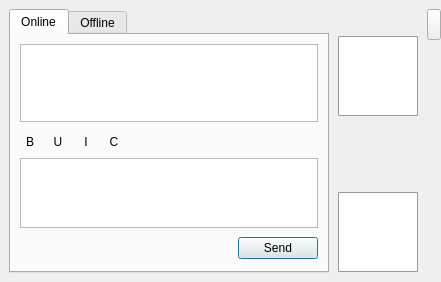
<?xml version="1.0" encoding="UTF-8"?>
<ui version="4.0">
 <class>form_chatwidget</class>
 <widget class="QMainWindow" name="form_chatwidget">
  <property name="geometry">
   <rect>
    <x>0</x>
    <y>0</y>
    <width>441</width>
    <height>282</height>
   </rect>
  </property>
  <property name="minimumSize">
   <size>
    <width>441</width>
    <height>0</height>
   </size>
  </property>
  <property name="windowTitle">
   <string>User Chat</string>
  </property>
  <property name="styleSheet">
   <string notr="true">QToolButton { padding: 4px; }</string>
  </property>
  <widget class="QWidget" name="centralwidget">
   <layout class="QGridLayout" name="gridLayout">
    <property name="rightMargin">
     <number>0</number>
    </property>
    <property name="spacing">
     <number>0</number>
    </property>
    <item row="0" column="0" rowspan="2">
     <widget class="QTabWidget" name="tabWidget">
      <property name="enabled">
       <bool>true</bool>
      </property>
      <property name="minimumSize">
       <size>
        <width>320</width>
        <height>0</height>
       </size>
      </property>
      <property name="sizeIncrement">
       <size>
        <width>0</width>
        <height>1</height>
       </size>
      </property>
      <property name="styleSheet">
       <string notr="true"/>
      </property>
      <property name="currentIndex">
       <number>0</number>
      </property>
      <widget class="QWidget" name="tab_5">
       <property name="enabled">
        <bool>true</bool>
       </property>
       <attribute name="title">
        <string>Online</string>
       </attribute>
       <layout class="QVBoxLayout" name="verticalLayout">
        <item>
         <widget class="QTextBrowser" name="chat">
          <property name="font">
           <font>
            <family>Sans Serif</family>
            <pointsize>9</pointsize>
           </font>
          </property>
          <property name="cursor" stdset="0">
           <cursorShape>IBeamCursor</cursorShape>
          </property>
          <property name="focusPolicy">
           <enum>Qt::NoFocus</enum>
          </property>
          <property name="locale">
           <locale language="English" country="UnitedStates"/>
          </property>
          <property name="lineWidth">
           <number>2</number>
          </property>
          <property name="html">
           <string>&lt;!DOCTYPE HTML PUBLIC &quot;-//W3C//DTD HTML 4.0//EN&quot; &quot;http://www.w3.org/TR/REC-html40/strict.dtd&quot;&gt;
&lt;html&gt;&lt;head&gt;&lt;meta name=&quot;qrichtext&quot; content=&quot;1&quot; /&gt;&lt;style type=&quot;text/css&quot;&gt;
p, li { white-space: pre-wrap; }
&lt;/style&gt;&lt;/head&gt;&lt;body style=&quot; font-family:'Sans Serif'; font-size:9pt; font-weight:400; font-style:normal;&quot;&gt;
&lt;p style=&quot;-qt-paragraph-type:empty; margin-top:0px; margin-bottom:0px; margin-left:0px; margin-right:0px; -qt-block-indent:0; text-indent:0px;&quot;&gt;&lt;br /&gt;&lt;/p&gt;&lt;/body&gt;&lt;/html&gt;</string>
          </property>
          <property name="textInteractionFlags">
           <set>Qt::LinksAccessibleByKeyboard|Qt::LinksAccessibleByMouse|Qt::TextBrowserInteraction|Qt::TextSelectableByKeyboard|Qt::TextSelectableByMouse</set>
          </property>
          <property name="openExternalLinks">
           <bool>true</bool>
          </property>
         </widget>
        </item>
        <item>
         <widget class="QFrame" name="chattoolsframe">
          <property name="minimumSize">
           <size>
            <width>200</width>
            <height>24</height>
           </size>
          </property>
          <property name="maximumSize">
           <size>
            <width>16777215</width>
            <height>24</height>
           </size>
          </property>
          <layout class="QGridLayout" name="gridLayout_2">
           <property name="leftMargin">
            <number>0</number>
           </property>
           <property name="topMargin">
            <number>4</number>
           </property>
           <property name="rightMargin">
            <number>0</number>
           </property>
           <property name="bottomMargin">
            <number>0</number>
           </property>
           <property name="horizontalSpacing">
            <number>8</number>
           </property>
           <item row="0" column="5" alignment="Qt::AlignVCenter">
            <widget class="QToolButton" name="txtColor">
             <property name="enabled">
              <bool>true</bool>
             </property>
             <property name="minimumSize">
              <size>
               <width>20</width>
               <height>20</height>
              </size>
             </property>
             <property name="maximumSize">
              <size>
               <width>20</width>
               <height>20</height>
              </size>
             </property>
             <property name="baseSize">
              <size>
               <width>24</width>
               <height>24</height>
              </size>
             </property>
             <property name="toolTip">
              <string>Select font color</string>
             </property>
             <property name="text">
              <string>C</string>
             </property>
             <property name="icon">
              <iconset resource="resourcen.qrc">
               <normaloff>:/icons/palette.svg</normaloff>:/icons/palette.svg</iconset>
             </property>
             <property name="iconSize">
              <size>
               <width>24</width>
               <height>24</height>
              </size>
             </property>
             <property name="autoRaise">
              <bool>true</bool>
             </property>
            </widget>
           </item>
           <item row="0" column="2">
            <widget class="QToolButton" name="txtBold">
             <property name="enabled">
              <bool>true</bool>
             </property>
             <property name="minimumSize">
              <size>
               <width>20</width>
               <height>20</height>
              </size>
             </property>
             <property name="maximumSize">
              <size>
               <width>20</width>
               <height>20</height>
              </size>
             </property>
             <property name="baseSize">
              <size>
               <width>24</width>
               <height>0</height>
              </size>
             </property>
             <property name="toolTip">
              <string>Embolden text</string>
             </property>
             <property name="text">
              <string>B</string>
             </property>
             <property name="icon">
              <iconset resource="resourcen.qrc">
               <normaloff>:/icons/bold.svg</normaloff>:/icons/bold.svg</iconset>
             </property>
             <property name="iconSize">
              <size>
               <width>22</width>
               <height>22</height>
              </size>
             </property>
             <property name="checkable">
              <bool>true</bool>
             </property>
             <property name="autoRaise">
              <bool>true</bool>
             </property>
            </widget>
           </item>
           <item row="0" column="3">
            <widget class="QToolButton" name="txtUnder">
             <property name="enabled">
              <bool>true</bool>
             </property>
             <property name="minimumSize">
              <size>
               <width>20</width>
               <height>20</height>
              </size>
             </property>
             <property name="maximumSize">
              <size>
               <width>20</width>
               <height>20</height>
              </size>
             </property>
             <property name="baseSize">
              <size>
               <width>24</width>
               <height>0</height>
              </size>
             </property>
             <property name="toolTip">
              <string>Underline text</string>
             </property>
             <property name="text">
              <string>U</string>
             </property>
             <property name="icon">
              <iconset resource="resourcen.qrc">
               <normaloff>:/icons/underline.svg</normaloff>:/icons/underline.svg</iconset>
             </property>
             <property name="iconSize">
              <size>
               <width>22</width>
               <height>22</height>
              </size>
             </property>
             <property name="checkable">
              <bool>true</bool>
             </property>
             <property name="autoRaise">
              <bool>true</bool>
             </property>
            </widget>
           </item>
           <item row="0" column="7">
            <spacer name="horizontalSpacer">
             <property name="orientation">
              <enum>Qt::Horizontal</enum>
             </property>
             <property name="sizeHint" stdset="0">
              <size>
               <width>40</width>
               <height>20</height>
              </size>
             </property>
            </spacer>
           </item>
           <item row="0" column="6">
            <widget class="QToolButton" name="txtFont">
             <property name="minimumSize">
              <size>
               <width>20</width>
               <height>20</height>
              </size>
             </property>
             <property name="maximumSize">
              <size>
               <width>20</width>
               <height>20</height>
              </size>
             </property>
             <property name="baseSize">
              <size>
               <width>24</width>
               <height>24</height>
              </size>
             </property>
             <property name="toolTip">
              <string>Select font and size</string>
             </property>
             <property name="text">
              <string/>
             </property>
             <property name="icon">
              <iconset resource="resourcen.qrc">
               <normaloff>:/icons/font.svg</normaloff>:/icons/font.svg</iconset>
             </property>
             <property name="iconSize">
              <size>
               <width>22</width>
               <height>22</height>
              </size>
             </property>
             <property name="autoRaise">
              <bool>true</bool>
             </property>
            </widget>
           </item>
           <item row="0" column="4">
            <widget class="QToolButton" name="txtItalic">
             <property name="enabled">
              <bool>true</bool>
             </property>
             <property name="minimumSize">
              <size>
               <width>20</width>
               <height>20</height>
              </size>
             </property>
             <property name="maximumSize">
              <size>
               <width>20</width>
               <height>20</height>
              </size>
             </property>
             <property name="baseSize">
              <size>
               <width>24</width>
               <height>0</height>
              </size>
             </property>
             <property name="toolTip">
              <string>Italicize text</string>
             </property>
             <property name="text">
              <string>I</string>
             </property>
             <property name="icon">
              <iconset resource="resourcen.qrc">
               <normaloff>:/icons/italic.svg</normaloff>:/icons/italic.svg</iconset>
             </property>
             <property name="iconSize">
              <size>
               <width>22</width>
               <height>22</height>
              </size>
             </property>
             <property name="checkable">
              <bool>true</bool>
             </property>
             <property name="autoRaise">
              <bool>true</bool>
             </property>
            </widget>
           </item>
           <item row="0" column="8">
            <widget class="QToolButton" name="cmd_SendFile">
             <property name="minimumSize">
              <size>
               <width>20</width>
               <height>20</height>
              </size>
             </property>
             <property name="maximumSize">
              <size>
               <width>20</width>
               <height>20</height>
              </size>
             </property>
             <property name="baseSize">
              <size>
               <width>24</width>
               <height>0</height>
              </size>
             </property>
             <property name="focusPolicy">
              <enum>Qt::TabFocus</enum>
             </property>
             <property name="toolTip">
              <string>Send file to contact</string>
             </property>
             <property name="styleSheet">
              <string notr="true"/>
             </property>
             <property name="text">
              <string/>
             </property>
             <property name="icon">
              <iconset resource="resourcen.qrc">
               <normaloff>:/icons/upload.svg</normaloff>:/icons/upload.svg</iconset>
             </property>
             <property name="iconSize">
              <size>
               <width>24</width>
               <height>24</height>
              </size>
             </property>
             <property name="checkable">
              <bool>false</bool>
             </property>
             <property name="autoRaise">
              <bool>true</bool>
             </property>
            </widget>
           </item>
          </layout>
         </widget>
        </item>
        <item>
         <widget class="QTextEdit" name="message">
          <property name="maximumSize">
           <size>
            <width>16777215</width>
            <height>120</height>
           </size>
          </property>
          <property name="font">
           <font>
            <family>Sans Serif</family>
            <pointsize>9</pointsize>
           </font>
          </property>
          <property name="cursor" stdset="0">
           <cursorShape>IBeamCursor</cursorShape>
          </property>
          <property name="focusPolicy">
           <enum>Qt::StrongFocus</enum>
          </property>
          <property name="locale">
           <locale language="English" country="UnitedStates"/>
          </property>
          <property name="html">
           <string>&lt;!DOCTYPE HTML PUBLIC &quot;-//W3C//DTD HTML 4.0//EN&quot; &quot;http://www.w3.org/TR/REC-html40/strict.dtd&quot;&gt;
&lt;html&gt;&lt;head&gt;&lt;meta name=&quot;qrichtext&quot; content=&quot;1&quot; /&gt;&lt;style type=&quot;text/css&quot;&gt;
p, li { white-space: pre-wrap; }
&lt;/style&gt;&lt;/head&gt;&lt;body style=&quot; font-family:'Sans Serif'; font-size:9pt; font-weight:400; font-style:normal;&quot;&gt;
&lt;p style=&quot;-qt-paragraph-type:empty; margin-top:0px; margin-bottom:0px; margin-left:0px; margin-right:0px; -qt-block-indent:0; text-indent:0px;&quot;&gt;&lt;br /&gt;&lt;/p&gt;&lt;/body&gt;&lt;/html&gt;</string>
          </property>
         </widget>
        </item>
        <item>
         <layout class="QHBoxLayout" name="_8">
          <property name="spacing">
           <number>6</number>
          </property>
          <property name="leftMargin">
           <number>0</number>
          </property>
          <property name="topMargin">
           <number>3</number>
          </property>
          <property name="rightMargin">
           <number>0</number>
          </property>
          <property name="bottomMargin">
           <number>3</number>
          </property>
          <item>
           <spacer>
            <property name="orientation">
             <enum>Qt::Horizontal</enum>
            </property>
            <property name="sizeHint" stdset="0">
             <size>
              <width>40</width>
              <height>20</height>
             </size>
            </property>
           </spacer>
          </item>
          <item>
           <widget class="QPushButton" name="send">
            <property name="text">
             <string>Send</string>
            </property>
            <property name="autoDefault">
             <bool>false</bool>
            </property>
            <property name="default">
             <bool>true</bool>
            </property>
           </widget>
          </item>
         </layout>
        </item>
       </layout>
       <zorder>chat</zorder>
       <zorder>message</zorder>
       <zorder>chattoolsframe</zorder>
      </widget>
      <widget class="QWidget" name="tab_6">
       <property name="enabled">
        <bool>true</bool>
       </property>
       <attribute name="title">
        <string>Offline</string>
       </attribute>
       <layout class="QVBoxLayout" name="verticalLayout_2">
        <item>
         <widget class="QTextEdit" name="textEdit"/>
        </item>
        <item alignment="Qt::AlignVCenter">
         <widget class="QFrame" name="chattoolsframe_2">
          <layout class="QHBoxLayout" name="horizontalLayout">
           <property name="leftMargin">
            <number>0</number>
           </property>
           <property name="topMargin">
            <number>9</number>
           </property>
           <property name="rightMargin">
            <number>0</number>
           </property>
           <item>
            <widget class="QToolButton" name="cmd_Reaload">
             <property name="minimumSize">
              <size>
               <width>16</width>
               <height>16</height>
              </size>
             </property>
             <property name="maximumSize">
              <size>
               <width>24</width>
               <height>24</height>
              </size>
             </property>
             <property name="focusPolicy">
              <enum>Qt::TabFocus</enum>
             </property>
             <property name="toolTip">
              <string>reload message</string>
             </property>
             <property name="text">
              <string>reload message</string>
             </property>
             <property name="icon">
              <iconset resource="resourcen.qrc">
               <normaloff>:/icons/reload.svg</normaloff>:/icons/reload.svg</iconset>
             </property>
             <property name="iconSize">
              <size>
               <width>24</width>
               <height>24</height>
              </size>
             </property>
             <property name="checkable">
              <bool>false</bool>
             </property>
             <property name="autoRaise">
              <bool>true</bool>
             </property>
            </widget>
           </item>
           <item>
            <widget class="QToolButton" name="cmd_new">
             <property name="minimumSize">
              <size>
               <width>16</width>
               <height>16</height>
              </size>
             </property>
             <property name="maximumSize">
              <size>
               <width>24</width>
               <height>24</height>
              </size>
             </property>
             <property name="toolTip">
              <string>new message</string>
             </property>
             <property name="text">
              <string>new message</string>
             </property>
             <property name="icon">
              <iconset resource="resourcen.qrc">
               <normaloff>:/icons/newmail.svg</normaloff>:/icons/newmail.svg</iconset>
             </property>
             <property name="autoRaise">
              <bool>true</bool>
             </property>
            </widget>
           </item>
           <item>
            <widget class="QToolButton" name="cmd_delete">
             <property name="minimumSize">
              <size>
               <width>16</width>
               <height>16</height>
              </size>
             </property>
             <property name="maximumSize">
              <size>
               <width>24</width>
               <height>24</height>
              </size>
             </property>
             <property name="toolTip">
              <string>delete message</string>
             </property>
             <property name="text">
              <string>delete message</string>
             </property>
             <property name="icon">
              <iconset resource="resourcen.qrc">
               <normaloff>:/icons/delete.svg</normaloff>:/icons/delete.svg</iconset>
             </property>
             <property name="iconSize">
              <size>
               <width>16</width>
               <height>16</height>
              </size>
             </property>
             <property name="autoRaise">
              <bool>true</bool>
             </property>
            </widget>
           </item>
           <item>
            <widget class="QToolButton" name="cmd_Save">
             <property name="minimumSize">
              <size>
               <width>16</width>
               <height>16</height>
              </size>
             </property>
             <property name="maximumSize">
              <size>
               <width>24</width>
               <height>24</height>
              </size>
             </property>
             <property name="focusPolicy">
              <enum>Qt::TabFocus</enum>
             </property>
             <property name="toolTip">
              <string>save change</string>
             </property>
             <property name="text">
              <string>save change</string>
             </property>
             <property name="icon">
              <iconset resource="resourcen.qrc">
               <normaloff>:/icons/tick.svg</normaloff>:/icons/tick.svg</iconset>
             </property>
             <property name="iconSize">
              <size>
               <width>24</width>
               <height>24</height>
              </size>
             </property>
             <property name="checkable">
              <bool>false</bool>
             </property>
             <property name="autoRaise">
              <bool>true</bool>
             </property>
            </widget>
           </item>
           <item>
            <widget class="QPushButton" name="cmd_back">
             <property name="minimumSize">
              <size>
               <width>16</width>
               <height>16</height>
              </size>
             </property>
             <property name="maximumSize">
              <size>
               <width>24</width>
               <height>24</height>
              </size>
             </property>
             <property name="font">
              <font>
               <pointsize>8</pointsize>
              </font>
             </property>
             <property name="text">
              <string>&lt;</string>
             </property>
            </widget>
           </item>
           <item>
            <widget class="QLabel" name="label_currentMessageCount">
             <property name="sizePolicy">
              <sizepolicy hsizetype="Minimum" vsizetype="Preferred">
               <horstretch>0</horstretch>
               <verstretch>0</verstretch>
              </sizepolicy>
             </property>
             <property name="minimumSize">
              <size>
               <width>38</width>
               <height>20</height>
              </size>
             </property>
             <property name="maximumSize">
              <size>
               <width>80</width>
               <height>24</height>
              </size>
             </property>
             <property name="sizeIncrement">
              <size>
               <width>4</width>
               <height>4</height>
              </size>
             </property>
             <property name="text">
              <string>0 / 0</string>
             </property>
             <property name="scaledContents">
              <bool>false</bool>
             </property>
             <property name="alignment">
              <set>Qt::AlignCenter</set>
             </property>
            </widget>
           </item>
           <item>
            <widget class="QPushButton" name="cmd_next">
             <property name="minimumSize">
              <size>
               <width>16</width>
               <height>16</height>
              </size>
             </property>
             <property name="maximumSize">
              <size>
               <width>24</width>
               <height>24</height>
              </size>
             </property>
             <property name="font">
              <font>
               <pointsize>8</pointsize>
              </font>
             </property>
             <property name="text">
              <string>&gt;</string>
             </property>
            </widget>
           </item>
           <item>
            <widget class="QToolButton" name="txtBold_2">
             <property name="enabled">
              <bool>true</bool>
             </property>
             <property name="minimumSize">
              <size>
               <width>16</width>
               <height>16</height>
              </size>
             </property>
             <property name="maximumSize">
              <size>
               <width>24</width>
               <height>24</height>
              </size>
             </property>
             <property name="toolTip">
              <string>Bold</string>
             </property>
             <property name="text">
              <string>B</string>
             </property>
             <property name="icon">
              <iconset resource="resourcen.qrc">
               <normaloff>:/icons/bold.svg</normaloff>:/icons/bold.svg</iconset>
             </property>
             <property name="iconSize">
              <size>
               <width>22</width>
               <height>22</height>
              </size>
             </property>
             <property name="checkable">
              <bool>true</bool>
             </property>
             <property name="autoRaise">
              <bool>true</bool>
             </property>
            </widget>
           </item>
           <item>
            <widget class="QToolButton" name="txtUnder_2">
             <property name="enabled">
              <bool>true</bool>
             </property>
             <property name="minimumSize">
              <size>
               <width>16</width>
               <height>16</height>
              </size>
             </property>
             <property name="maximumSize">
              <size>
               <width>24</width>
               <height>24</height>
              </size>
             </property>
             <property name="toolTip">
              <string>Underline</string>
             </property>
             <property name="text">
              <string>U</string>
             </property>
             <property name="icon">
              <iconset resource="resourcen.qrc">
               <normaloff>:/icons/underline.svg</normaloff>:/icons/underline.svg</iconset>
             </property>
             <property name="iconSize">
              <size>
               <width>22</width>
               <height>22</height>
              </size>
             </property>
             <property name="checkable">
              <bool>true</bool>
             </property>
             <property name="autoRaise">
              <bool>true</bool>
             </property>
            </widget>
           </item>
           <item>
            <widget class="QToolButton" name="txtItalic_2">
             <property name="enabled">
              <bool>true</bool>
             </property>
             <property name="minimumSize">
              <size>
               <width>16</width>
               <height>16</height>
              </size>
             </property>
             <property name="maximumSize">
              <size>
               <width>24</width>
               <height>24</height>
              </size>
             </property>
             <property name="toolTip">
              <string>Italic</string>
             </property>
             <property name="text">
              <string>I</string>
             </property>
             <property name="icon">
              <iconset resource="resourcen.qrc">
               <normaloff>:/icons/italic.svg</normaloff>:/icons/italic.svg</iconset>
             </property>
             <property name="iconSize">
              <size>
               <width>22</width>
               <height>22</height>
              </size>
             </property>
             <property name="checkable">
              <bool>true</bool>
             </property>
             <property name="autoRaise">
              <bool>true</bool>
             </property>
            </widget>
           </item>
           <item>
            <widget class="QToolButton" name="txtColor_2">
             <property name="enabled">
              <bool>true</bool>
             </property>
             <property name="minimumSize">
              <size>
               <width>16</width>
               <height>16</height>
              </size>
             </property>
             <property name="maximumSize">
              <size>
               <width>24</width>
               <height>24</height>
              </size>
             </property>
             <property name="toolTip">
              <string>Color</string>
             </property>
             <property name="text">
              <string>C</string>
             </property>
             <property name="icon">
              <iconset resource="resourcen.qrc">
               <normaloff>:/icons/palette.svg</normaloff>:/icons/palette.svg</iconset>
             </property>
             <property name="iconSize">
              <size>
               <width>24</width>
               <height>24</height>
              </size>
             </property>
             <property name="autoRaise">
              <bool>true</bool>
             </property>
            </widget>
           </item>
           <item>
            <widget class="QToolButton" name="txtFont_2">
             <property name="minimumSize">
              <size>
               <width>16</width>
               <height>16</height>
              </size>
             </property>
             <property name="maximumSize">
              <size>
               <width>24</width>
               <height>24</height>
              </size>
             </property>
             <property name="toolTip">
              <string>Font</string>
             </property>
             <property name="text">
              <string/>
             </property>
             <property name="icon">
              <iconset resource="resourcen.qrc">
               <normaloff>:/icons/font.svg</normaloff>:/icons/font.svg</iconset>
             </property>
             <property name="iconSize">
              <size>
               <width>22</width>
               <height>22</height>
              </size>
             </property>
             <property name="autoRaise">
              <bool>true</bool>
             </property>
            </widget>
           </item>
          </layout>
         </widget>
        </item>
       </layout>
      </widget>
     </widget>
    </item>
    <item row="0" column="2" rowspan="2">
     <layout class="QGridLayout" name="_3">
      <item row="0" column="0">
       <widget class="QPushButton" name="avatarFrameButton">
        <property name="minimumSize">
         <size>
          <width>14</width>
          <height>31</height>
         </size>
        </property>
        <property name="maximumSize">
         <size>
          <width>14</width>
          <height>31</height>
         </size>
        </property>
        <property name="text">
         <string/>
        </property>
        <property name="icon">
         <iconset resource="resourcen.qrc">
          <normaloff>:/icons/show_frame.png</normaloff>:/icons/show_frame.png</iconset>
        </property>
        <property name="iconSize">
         <size>
          <width>16</width>
          <height>31</height>
         </size>
        </property>
        <property name="checkable">
         <bool>true</bool>
        </property>
       </widget>
      </item>
      <item row="1" column="0">
       <spacer>
        <property name="orientation">
         <enum>Qt::Vertical</enum>
        </property>
        <property name="sizeHint" stdset="0">
         <size>
          <width>14</width>
          <height>321</height>
         </size>
        </property>
       </spacer>
      </item>
     </layout>
    </item>
    <item row="1" column="1">
     <widget class="QFrame" name="avatarframe">
      <property name="sizeIncrement">
       <size>
        <width>0</width>
        <height>1</height>
       </size>
      </property>
      <property name="acceptDrops">
       <bool>false</bool>
      </property>
      <property name="frameShape">
       <enum>QFrame::NoFrame</enum>
      </property>
      <property name="frameShadow">
       <enum>QFrame::Raised</enum>
      </property>
      <layout class="QVBoxLayout" name="verticalLayout_3">
       <property name="bottomMargin">
        <number>1</number>
       </property>
       <item>
        <widget class="QLabel" name="useravatar_label">
         <property name="sizePolicy">
          <sizepolicy hsizetype="Fixed" vsizetype="Fixed">
           <horstretch>0</horstretch>
           <verstretch>0</verstretch>
          </sizepolicy>
         </property>
         <property name="minimumSize">
          <size>
           <width>80</width>
           <height>80</height>
          </size>
         </property>
         <property name="maximumSize">
          <size>
           <width>80</width>
           <height>80</height>
          </size>
         </property>
         <property name="styleSheet">
          <string notr="true">QLabel{ 
border: 1px solid #999;
border-radius: 1px;
background: #fff;
}</string>
         </property>
         <property name="text">
          <string/>
         </property>
         <property name="pixmap">
          <pixmap resource="resourcen.qrc">:/icons/silhouette.svg</pixmap>
         </property>
         <property name="scaledContents">
          <bool>true</bool>
         </property>
        </widget>
       </item>
       <item>
        <spacer name="verticalSpacer">
         <property name="orientation">
          <enum>Qt::Vertical</enum>
         </property>
         <property name="sizeHint" stdset="0">
          <size>
           <width>4</width>
           <height>210</height>
          </size>
         </property>
        </spacer>
       </item>
       <item>
        <widget class="QLabel" name="ownavatar_label">
         <property name="sizePolicy">
          <sizepolicy hsizetype="Fixed" vsizetype="Fixed">
           <horstretch>0</horstretch>
           <verstretch>0</verstretch>
          </sizepolicy>
         </property>
         <property name="minimumSize">
          <size>
           <width>80</width>
           <height>80</height>
          </size>
         </property>
         <property name="maximumSize">
          <size>
           <width>80</width>
           <height>80</height>
          </size>
         </property>
         <property name="styleSheet">
          <string notr="true">QLabel{ 
border: 1px solid #999;
border-radius: 1px;
background: #fff;
}</string>
         </property>
         <property name="text">
          <string/>
         </property>
         <property name="pixmap">
          <pixmap resource="resourcen.qrc">:/icons/avatar.svg</pixmap>
         </property>
         <property name="scaledContents">
          <bool>true</bool>
         </property>
        </widget>
       </item>
      </layout>
     </widget>
    </item>
    <item row="0" column="1">
     <spacer name="verticalSpacer_2">
      <property name="orientation">
       <enum>Qt::Vertical</enum>
      </property>
      <property name="sizeType">
       <enum>QSizePolicy::Fixed</enum>
      </property>
      <property name="sizeHint" stdset="0">
       <size>
        <width>4</width>
        <height>18</height>
       </size>
      </property>
     </spacer>
    </item>
   </layout>
  </widget>
  <action name="actionAvatar_Picture">
   <property name="icon">
    <iconset resource="resourcen.qrc">
     <normaloff>:/icons/addimage.svg</normaloff>:/icons/addimage.svg</iconset>
   </property>
   <property name="text">
    <string>Set Avatar Picture</string>
   </property>
   <property name="toolTip">
    <string>Set Avatar Picture</string>
   </property>
  </action>
 </widget>
 <resources>
  <include location="resourcen.qrc"/>
 </resources>
 <connections/>
</ui>
